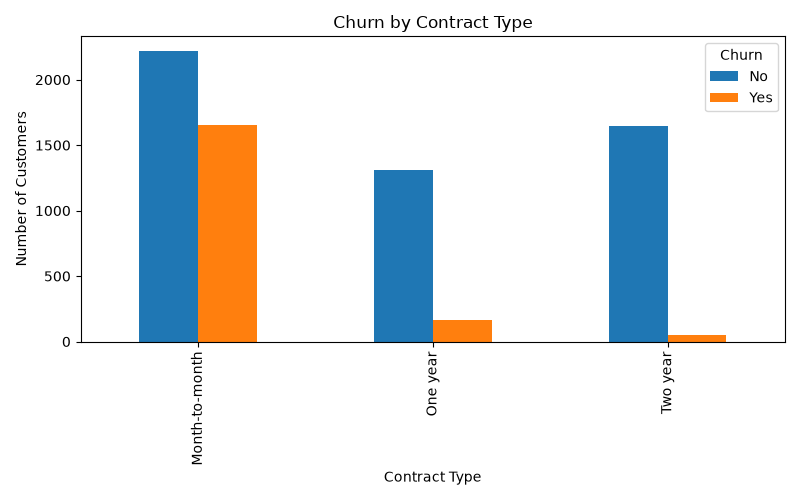

Write Python code to recreate this figure.
import pandas as pd
import matplotlib.pyplot as plt

# Load data
df = pd.read_csv(r"E:\Data-Portfolio\Customer-Churn-Prediction\data\WA_Fn-UseC_-Telco-Customer-Churn.csv")

# Group data
contract_churn = pd.crosstab(df["Contract"], df["Churn"])

print(contract_churn)

# Plot
contract_churn.plot(kind="bar", figsize=(8,5))

plt.title("Churn by Contract Type")
plt.xlabel("Contract Type")
plt.ylabel("Number of Customers")

plt.tight_layout()

plt.savefig(r"E:\Data-Portfolio\Customer-Churn-Prediction\Image\contract_churn.png")

plt.show()
